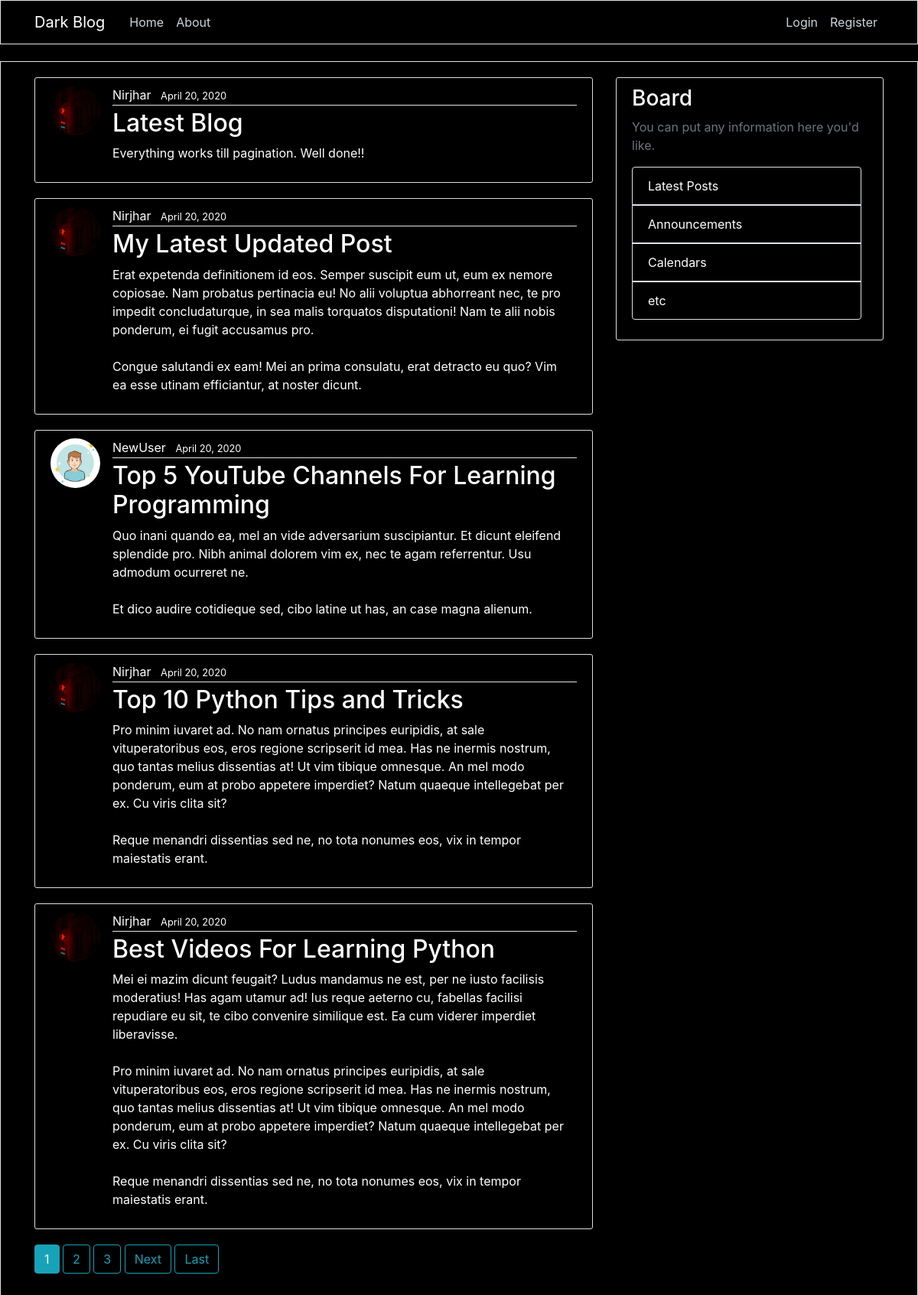
Before: / with the older database file.
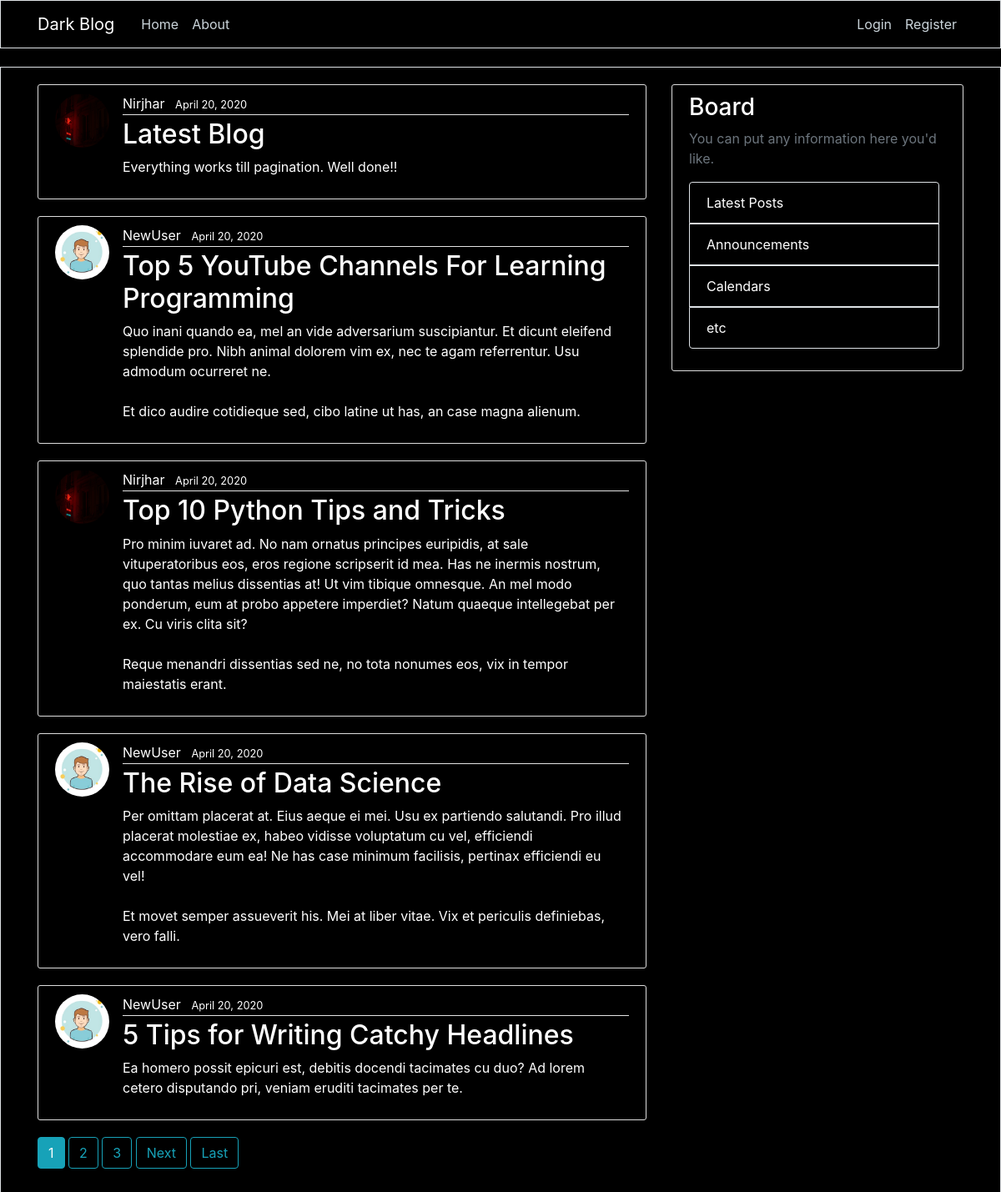
After: the same page with the newer database file.
### blog/models.py (models this page shows, shortened)
class Post(models.Model):
    title=models.CharField(max_length=100)
    content = models.TextField()
    date_posted = models.DateTimeField(default=timezone.now)
    author = models.ForeignKey(User, on_delete=models.CASCADE)

### users/models.py (models this page shows, shortened)
class Profile(models.Model):
    user = models.OneToOneField(User, on_delete = models.CASCADE)
    image = models.ImageField(default = 'default.jpg', upload_to='profile_pics')

### blog/views.py (the view)
# urls.py: path('', PostListView.as_view(), name='blog-home'),
class PostListView(ListView):
    model = Post
    template_name = 'blog/home.html'
    context_object_name = 'posts'
    ordering = ['-date_posted']
    paginate_by = 5

### blog/templates/blog/home.html (shortened to what this page needs)
{% extends "blog/base.html"%}
{% block content %}
    {% for post in posts %}
    <div class="">
    <article class="media content-section ">
      <img class = "rounded-circle article-img"src="{{ post.author.profile.image.url}}">
        <div class="media-body">
          <div class="article-metadata">
            <a class="mr-2" href="{% url 'user-posts' post.author.username %}">{{ post.author }}</a>
            <small class="mr-2">{{ post.date_posted|date:"F d, Y" }}</small>
          </div>
          <h2><a class="article-title" href="{% url 'post-detail' post.id %}">{{ post.title }}</a></h2>
          <p class="article-content mr-2">{{ post.content }}</p>
        </div>
      </article>
    </div>
    {% endfor %}
    {% if is_paginated %}
      {% for num in page_obj.paginator.page_range %}
        {% if page_obj.number == num %}
        <a href="?page={{num}}" class="btn btn-info mb-4">{{num}}</a>
        {% elif num > page_obj.number|add:'-3' and num < page_obj.number|add:'3' %}
        <a href="?page={{num}}" class="btn btn-outline-info mb-4">{{num}}</a>
        {%endif%}
      {% endfor %}
      {% if page_obj.has_next%}
        <a href="?page={{page_obj.next_page_number}}" class="btn btn-outline-info mb-4">Next</a>
        <a href="?page={{page_obj.paginator.num_pages}}" class="btn btn-outline-info mb-4">Last</a>
      {%  endif %}
    {%  endif %}
{% endblock content %}

### blog/templates/blog/base.html (shortened to what this page needs)
{%load static%}
<html lang="en">
<head>
     <link rel="stylesheet" href="https://stackpath.bootstrapcdn.com/bootstrap/4.4.1/css/bootstrap.min.css">
    <link rel="stylesheet" href="{%static 'blog/main.css' %}">
</head>
<body class="border abc">
    <header class="site-header">
        <nav class="navbar navbar-expand-md navbar-dark border bg-steel fixed-top">
          <div class="container">
            <a class="navbar-brand mr-4 center" href="/">Dark Blog</a>
            <div class="collapse navbar-collapse" id="navbarToggle">
              <div class="navbar-nav mr-auto">
                <a class="nav-item nav-link" href="/">Home</a>
                <a class="nav-item nav-link" href="/about">About</a>
              </div>
              <div class="navbar-nav">
                {% if user.is_authenticated %}
                <a class="nav-item nav-link" href="{% url 'post-create' %}">New Post</a>
                <a class="nav-item nav-link" href="{% url 'profile' %}">Profile</a>
                <a class="nav-item nav-link" href="{% url 'logout' %}">Logout</a>
                {% else %}
                  <a class="nav-item nav-link" href="{% url 'login' %}">Login</a>
                  <a class="nav-item nav-link" href="{% url 'register' %}">Register</a>
                {% endif %}
              </div>
            </div>
          </div>
        </nav>
      </header>
      <main role="main" class="container">
        <div class="row">
          <div class="col-md-8">
            {% block content %}{% endblock %}
          </div>
          <div class="col-md-4">
            <div class="content-section">
              <h3>Board</h3>
              <p class='text-muted'>You can put any information here you'd like.
                <ul class="list-group">
                  <li class="list-group-item ab mr-2 border">Latest Posts</li>
                  <li class="list-group-item ab mr-2 border">Announcements</li>
                  <li class="list-group-item ab mr-2 border">Calendars</li>
                  <li class="list-group-item ab mr-2 border">etc</li>
                </ul>
              </p>
            </div>
          </div>
        </div>
      </main>
</body>
</html>

### blog/static/blog/main.css (style rules this page uses)
body { background: black; color: #333333; margin-top: 5rem; }
.ab { background-color: black; }
h1, h2, h3, h4, h5, h6 { color: white; }
ul { margin: 0; }
.bg-steel { background-color: black; }
.site-header .navbar-nav .nav-link { color: #cbd5db; }
.content-section { background: black; padding: 10px 20px; border: 1px solid #dddddd; border-radius: 3px; margin-bottom: 20px; }
.mr-2 { color:white; }
.article-title { color: white; }
.article-content { white-space: pre-line; }
.article-img { height: 65px; width: 65px; margin-right: 16px; }
.article-metadata { padding-bottom: 1px; margin-bottom: 4px; border-bottom: 1px solid #e3e3e3 }
.abc { padding: 20px; }

Changed rows visible on the page:
removed Post: author.profile.image (picture), author "Nirjhar", date_posted "April 20, 2020", title "My Latest Updated Post", content "Erat expetenda definitionem id eos. Semper suscipit eum ut, eum ex nemore copiosae. Nam probatus pertinacia eu! No alii voluptua abhorreant nec, te pro impedit concludaturque, in sea malis torquatos disputationi! Nam te alii nobis ponderum, ei fugit accusamus pro. Congue salutandi ex eam! Mei an prima consulatu, erat detracto eu quo? Vim ea esse utinam efficiantur, at noster dicunt."
removed Post: author.profile.image (picture), author "Nirjhar", date_posted "April 20, 2020", title "Best Videos For Learning Python", content "Mei ei mazim dicunt feugait? Ludus mandamus ne est, per ne iusto facilisis moderatius! Has agam utamur ad! Ius reque aeterno cu, fabellas facilisi repudiare eu sit, te cibo convenire similique est. Ea cum viderer imperdiet liberavisse. Pro minim iuvaret ad. No nam ornatus principes euripidis, at sale vituperatoribus eos, eros regione scripserit id mea. Has ne inermis nostrum, quo tantas melius dissentias at! Ut vim tibique omnesque. An mel modo ponderum, eum at probo appetere imperdiet? Natum quaeque intellegebat per ex. Cu viris clita sit? Reque menandri dissentias sed ne, no tota nonumes eos, vix in tempor maiestatis erant."
now on this page (row unchanged): Post: author.profile.image (placeholder picture), author "NewUser", date_posted "April 20, 2020", title "The Rise of Data Science", content "Per omittam placerat at. Eius aeque ei mei. Usu ex partiendo salutandi. Pro illud placerat molestiae ex, habeo vidisse voluptatum cu vel, efficiendi accommodare eum ea! Ne has case minimum facilisis, pertinax efficiendi eu vel! Et movet semper assueverit his. Mei at liber vitae. Vix et periculis definiebas, vero falli."
now on this page (row unchanged): Post: author.profile.image (placeholder picture), author "NewUser", date_posted "April 20, 2020", title "5 Tips for Writing Catchy Headlines", content "Ea homero possit epicuri est, debitis docendi tacimates cu duo? Ad lorem cetero disputando pri, veniam eruditi tacimates per te."
